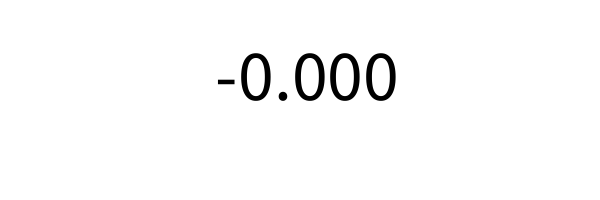
Frame 1 (no input)
Frame 60 (the mouse pressed at the canvas centre just before this capture): identical to frame 1, image omitted
Frame 120 (the mouse held since frame 60 and released just before this capture): identical to frame 1, image omitted

The Processing sketch that drew this single still picture (run headless with seeded random() and noise(); from frame 60 on, the mouse is pressed at the canvas centre):

// Processing sketch: MouseMeter
// ── MouseMeter.pde
int i=0;
float factor, dist;
void setup() {
  size(600, 200); 
  dist = 8.5; // 2*Pi*r of your mousewheel
  factor = dist/24;
}

void draw() {
  background(-1);
  fill(0);
  textSize(72);
  textAlign(CENTER);
  text(i*factor*-1, width/2, height/2);
}

void keyPressed() {
  if (key==' ')i=0;
}

void mouseWheel(MouseEvent event) {
  float e = event.getCount();
  if (e>0)i++;
  if (e<0)i--;
  if (e==0)print("stop");
}
